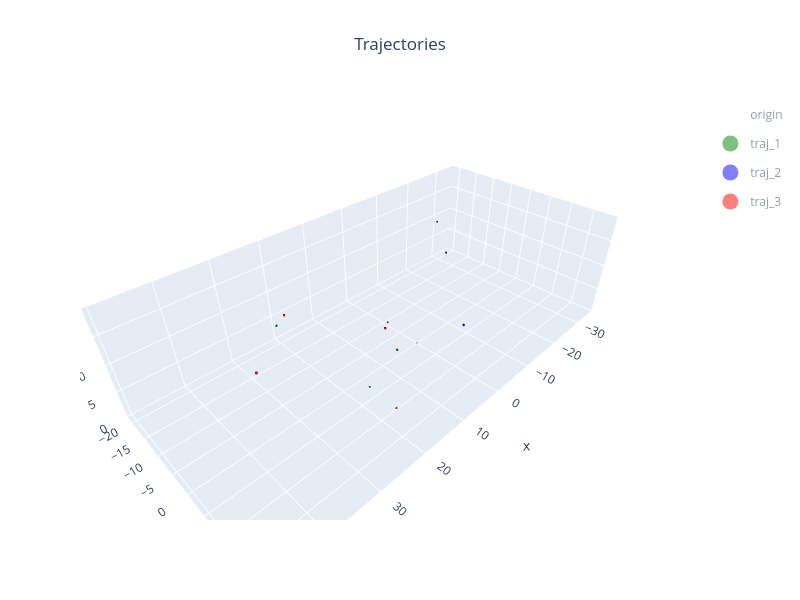

Source (notebook cell):
### Markdown cell above
## Simulator + selective MITM hijack

### Code cell
simulator = Simulator(visualizer=gaz, verbose=1)
for veh in vehs:
    simulator.add_vehicle(veh, parm=str(PARAMS_PATH / "vehicle.parm"))

simulator.mitm[hijacked_sysid] = {
    "strategy": "hijack",
    "params": {
        "trigger_seq": 3,
        "target_lat": hijack_target.lat,
        "target_lon": hijack_target.lon,
        "target_alt": hijack_alt,
    },
}

simulator.show()

### Figure 1 — Plotly figure (JSON) as saved in the notebook; plotly's stock layout.template omitted (floating-point values rounded to 4 significant figures; data arrays with more than 128 entries replaced by an {"elided": "..."} marker saying what was removed)
{"data": [{"color": "white", "flatshading": false, "i": {"elided": "468 int values"}, "j": {"elided": "468 int values"}, "k": {"elided": "468 int values"}, "legendgroup": "origin", "lighting": {"ambient": 0.35, "diffuse": 0.8, "roughness": 0.9, "specular": 0.2}, "lightposition": {"x": 200, "y": 200, "z": 100}, "name": "origin", "opacity": 0.95, "showlegend": false, "type": "mesh3d", "x": {"elided": "252 float values"}, "y": {"elided": "252 float values"}, "z": {"elided": "252 float values"}}, {"color": "green", "flatshading": false, "i": {"elided": "468 int values"}, "j": {"elided": "468 int values"}, "k": {"elided": "468 int values"}, "legendgroup": "traj_1", "lighting": {"ambient": 0.35, "diffuse": 0.8, "roughness": 0.9, "specular": 0.2}, "lightposition": {"x": 200, "y": 200, "z": 100}, "name": "traj_1", "opacity": 0.95, "showlegend": false, "type": "mesh3d", "x": {"elided": "252 float values"}, "y": {"elided": "252 float values"}, "z": {"elided": "252 float values"}}, {"color": "green", "flatshading": false, "i": {"elided": "468 int values"}, "j": {"elided": "468 int values"}, "k": {"elided": "468 int values"}, "legendgroup": "traj_1", "lighting": {"ambient": 0.35, "diffuse": 0.8, "roughness": 0.9, "specular": 0.2}, "lightposition": {"x": 200, "y": 200, "z": 100}, "name": "traj_1", "opacity": 0.95, "showlegend": false, "type": "mesh3d", "x": {"elided": "252 float values"}, "y": {"elided": "252 float values"}, "z": {"elided": "252 float values"}}, {"color": "green", "flatshading": false, "i": {"elided": "468 int values"}, "j": {"elided": "468 int values"}, "k": {"elided": "468 int values"}, "legendgroup": "traj_1", "lighting": {"ambient": 0.35, "diffuse": 0.8, "roughness": 0.9, "specular": 0.2}, "lightposition": {"x": 200, "y": 200, "z": 100}, "name": "traj_1", "opacity": 0.95, "showlegend": false, "type": "mesh3d", "x": {"elided": "252 float values"}, "y": {"elided": "252 float values"}, "z": {"elided": "252 float values"}}, {"color": "blue", "flatshading": false, "i": {"elided": "468 int values"}, "j": {"elided": "468 int values"}, "k": {"elided": "468 int values"}, "legendgroup": "traj_2", "lighting": {"ambient": 0.35, "diffuse": 0.8, "roughness": 0.9, "specular": 0.2}, "lightposition": {"x": 200, "y": 200, "z": 100}, "name": "traj_2", "opacity": 0.95, "showlegend": false, "type": "mesh3d", "x": {"elided": "252 float values"}, "y": {"elided": "252 float values"}, "z": {"elided": "252 float values"}}, {"color": "blue", "flatshading": false, "i": {"elided": "468 int values"}, "j": {"elided": "468 int values"}, "k": {"elided": "468 int values"}, "legendgroup": "traj_2", "lighting": {"ambient": 0.35, "diffuse": 0.8, "roughness": 0.9, "specular": 0.2}, "lightposition": {"x": 200, "y": 200, "z": 100}, "name": "traj_2", "opacity": 0.95, "showlegend": false, "type": "mesh3d", "x": {"elided": "252 float values"}, "y": {"elided": "252 float values"}, "z": {"elided": "252 float values"}}, {"color": "blue", "flatshading": false, "i": {"elided": "468 int values"}, "j": {"elided": "468 int values"}, "k": {"elided": "468 int values"}, "legendgroup": "traj_2", "lighting": {"ambient": 0.35, "diffuse": 0.8, "roughness": 0.9, "specular": 0.2}, "lightposition": {"x": 200, "y": 200, "z": 100}, "name": "traj_2", "opacity": 0.95, "showlegend": false, "type": "mesh3d", "x": {"elided": "252 float values"}, "y": {"elided": "252 float values"}, "z": {"elided": "252 float values"}}, {"color": "blue", "flatshading": false, "i": {"elided": "468 int values"}, "j": {"elided": "468 int values"}, "k": {"elided": "468 int values"}, "legendgroup": "traj_2", "lighting": {"ambient": 0.35, "diffuse": 0.8, "roughness": 0.9, "specular": 0.2}, "lightposition": {"x": 200, "y": 200, "z": 100}, "name": "traj_2", "opacity": 0.95, "showlegend": false, "type": "mesh3d", "x": {"elided": "252 float values"}, "y": {"elided": "252 float values"}, "z": {"elided": "252 float values"}}, {"color": "red", "flatshading": false, "i": {"elided": "468 int values"}, "j": {"elided": "468 int values"}, "k": {"elided": "468 int values"}, "legendgroup": "traj_3", "lighting": {"ambient": 0.35, "diffuse": 0.8, "roughness": 0.9, "specular": 0.2}, "lightposition": {"x": 200, "y": 200, "z": 100}, "name": "traj_3", "opacity": 0.95, "showlegend": false, "type": "mesh3d", "x": {"elided": "252 float values"}, "y": {"elided": "252 float values"}, "z": {"elided": "252 float values"}}, {"color": "red", "flatshading": false, "i": {"elided": "468 int values"}, "j": {"elided": "468 int values"}, "k": {"elided": "468 int values"}, "legendgroup": "traj_3", "lighting": {"ambient": 0.35, "diffuse": 0.8, "roughness": 0.9, "specular": 0.2}, "lightposition": {"x": 200, "y": 200, "z": 100}, "name": "traj_3", "opacity": 0.95, "showlegend": false, "type": "mesh3d", "x": {"elided": "252 float values"}, "y": {"elided": "252 float values"}, "z": {"elided": "252 float values"}}, {"color": "red", "flatshading": false, "i": {"elided": "468 int values"}, "j": {"elided": "468 int values"}, "k": {"elided": "468 int values"}, "legendgroup": "traj_3", "lighting": {"ambient": 0.35, "diffuse": 0.8, "roughness": 0.9, "specular": 0.2}, "lightposition": {"x": 200, "y": 200, "z": 100}, "name": "traj_3", "opacity": 0.95, "showlegend": false, "type": "mesh3d", "x": {"elided": "252 float values"}, "y": {"elided": "252 float values"}, "z": {"elided": "252 float values"}}, {"color": "red", "flatshading": false, "i": {"elided": "468 int values"}, "j": {"elided": "468 int values"}, "k": {"elided": "468 int values"}, "legendgroup": "traj_3", "lighting": {"ambient": 0.35, "diffuse": 0.8, "roughness": 0.9, "specular": 0.2}, "lightposition": {"x": 200, "y": 200, "z": 100}, "name": "traj_3", "opacity": 0.95, "showlegend": false, "type": "mesh3d", "x": {"elided": "252 float values"}, "y": {"elided": "252 float values"}, "z": {"elided": "252 float values"}}, {"hoverinfo": "skip", "legendgroup": "origin", "marker": {"color": "white", "opacity": 1, "size": 18, "symbol": "circle"}, "mode": "markers", "name": "origin", "showlegend": true, "type": "scatter3d", "visible": "legendonly", "x": [0], "y": [0], "z": [0]}, {"hoverinfo": "skip", "legendgroup": "traj_1", "marker": {"color": "green", "opacity": 1, "size": 18, "symbol": "circle"}, "mode": "markers", "name": "traj_1", "showlegend": true, "type": "scatter3d", "visible": "legendonly", "x": [0], "y": [0], "z": [0]}, {"hoverinfo": "skip", "legendgroup": "traj_2", "marker": {"color": "blue", "opacity": 1, "size": 18, "symbol": "circle"}, "mode": "markers", "name": "traj_2", "showlegend": true, "type": "scatter3d", "visible": "legendonly", "x": [0], "y": [0], "z": [0]}, {"hoverinfo": "skip", "legendgroup": "traj_3", "marker": {"color": "red", "opacity": 1, "size": 18, "symbol": "circle"}, "mode": "markers", "name": "traj_3", "showlegend": true, "type": "scatter3d", "visible": "legendonly", "x": [0], "y": [0], "z": [0]}], "layout": {"height": 600, "legend": {"groupclick": "togglegroup"}, "scene": {"aspectmode": "data", "xaxis": {"range": [-36.39, 50.73], "title": {"text": "x"}}, "yaxis": {"range": [-22.1, 19.98], "title": {"text": "y"}}, "zaxis": {"range": [0, 19.48], "title": {"text": "z"}}}, "showlegend": true, "title": {"text": "Trajectories", "x": 0.5, "xanchor": "center"}, "width": 800}}
